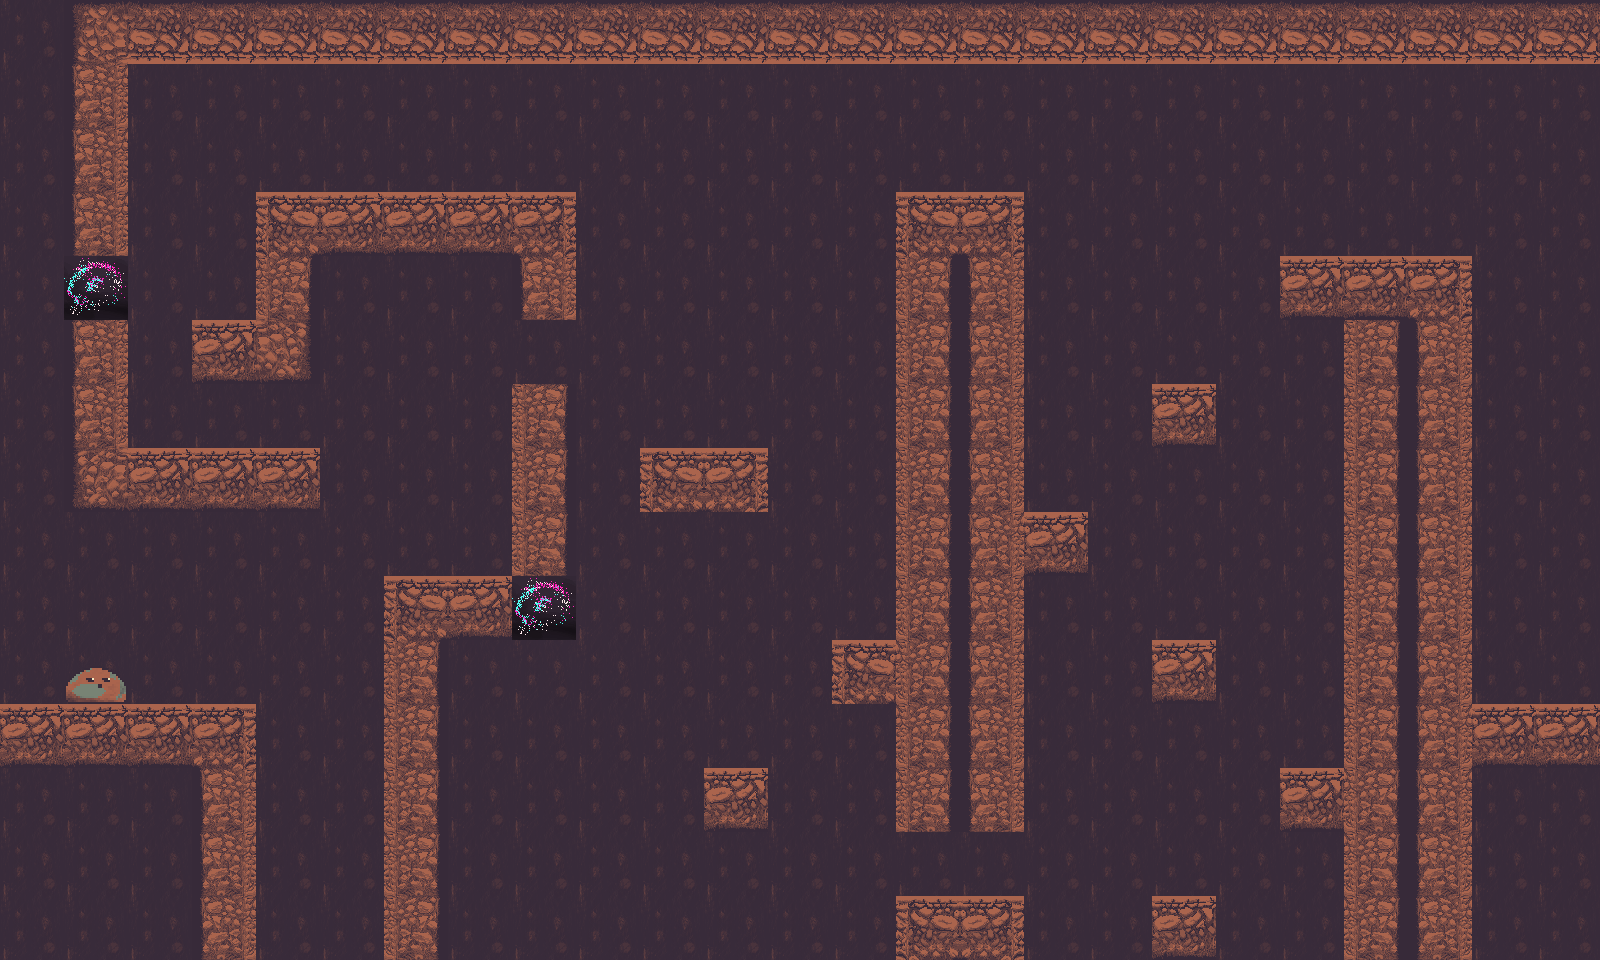

Rendered tile map (Tiled .tmx) drawn with the repository's tilesets; below, a short description and the full map source, tile grids included:
An orthogonal 25x15 tile map with 64x64 px tiles, 3 tile layers (Background, Map, Player), 4 tilesets.

<map version="1.10" tiledversion="1.10.2" orientation="orthogonal" renderorder="right-down" width="25" height="15" tilewidth="64" tileheight="64" infinite="0" nextlayerid="4" nextobjectid="1">
 <properties>
  <property name="Minimum Spread Delay" value="0.9" />
  <property name="Spread Rate" value="1" />
 </properties>
 <tileset firstgid="1" name="Player" tilewidth="64" tileheight="64" tilecount="1" columns="0">
  <grid orientation="orthogonal" width="1" height="1" />
  <tile id="0">
   <image width="64" height="64" source="../../player/idle/idle01.png" />
  </tile>
 </tileset>
 <tileset firstgid="2" name="Dark Matter" class="source" tilewidth="64" tileheight="64" tilecount="4" columns="0">
  <grid orientation="orthogonal" width="1" height="1" />
  <tile id="0" type="source">
   <image width="64" height="64" source="../../blocks/dark_matter_source/dark_matter_source1.png" />
  </tile>
  <tile id="1" type="source">
   <image width="64" height="64" source="../../blocks/dark_matter_source/dark_matter_source2.png" />
  </tile>
  <tile id="2" type="source">
   <image width="64" height="64" source="../../blocks/dark_matter_source/dark_matter_source3.png" />
  </tile>
  <tile id="3" type="source">
   <image width="64" height="64" source="../../blocks/dark_matter_source/dark_matter_source4.png" />
  </tile>
 </tileset>
 <tileset firstgid="6" name="Blocks" class="solid" tilewidth="192" tileheight="192" tilecount="13" columns="0">
  <grid orientation="orthogonal" width="1" height="1" />
  <tile id="0">
   <image width="192" height="192" source="../../blocks/permanent_blocks/combined_tiles.png" />
  </tile>
  <tile id="1" type="solid">
   <image width="64" height="64" source="../../blocks/permanent_blocks/connector_tile_bottomleft.png" />
  </tile>
  <tile id="2" type="solid">
   <image width="64" height="64" source="../../blocks/permanent_blocks/connector_tile_bottomright.png" />
  </tile>
  <tile id="3" type="solid">
   <image width="64" height="64" source="../../blocks/permanent_blocks/connector_tile_upleft.png" />
  </tile>
  <tile id="4" type="solid">
   <image width="64" height="64" source="../../blocks/permanent_blocks/connector_tile_upright.png" />
  </tile>
  <tile id="5" type="solid">
   <image width="64" height="64" source="../../blocks/permanent_blocks/tiles_bottomleft.png" />
  </tile>
  <tile id="6" type="solid">
   <image width="64" height="64" source="../../blocks/permanent_blocks/tiles_bottomright.png" />
  </tile>
  <tile id="7" type="solid">
   <image width="64" height="64" source="../../blocks/permanent_blocks/tiles_inverted.png" />
  </tile>
  <tile id="8" type="solid">
   <image width="64" height="64" source="../../blocks/permanent_blocks/tiles_topleft.png" />
  </tile>
  <tile id="9" type="solid">
   <image width="64" height="64" source="../../blocks/permanent_blocks/tiles_topright.png" />
  </tile>
  <tile id="10" type="solid">
   <image width="64" height="64" source="../../blocks/permanent_blocks/tiles_vertical_left.png" />
  </tile>
  <tile id="11" type="solid">
   <image width="64" height="64" source="../../blocks/permanent_blocks/tiles_vertical_right.png" />
  </tile>
  <tile id="12" type="solid">
   <image width="64" height="64" source="../../blocks/permanent_blocks/tiles.png" />
  </tile>
 </tileset>
 <tileset firstgid="19" name="Background" tilewidth="64" tileheight="64" tilecount="4" columns="0">
  <grid orientation="orthogonal" width="1" height="1" />
  <tile id="0">
   <image width="64" height="64" source="../../blocks/permanent_blocks/bg.png" />
  </tile>
  <tile id="1">
   <image width="64" height="64" source="../../blocks/cave_wall/cave_wall.png" />
  </tile>
  <tile id="2">
   <image width="64" height="64" source="../../blocks/air_blocks/air_block_alt.png" />
  </tile>
  <tile id="3">
   <image width="64" height="64" source="../../blocks/air_blocks/air_block.png" />
  </tile>
 </tileset>
 <layer id="2" name="Background" width="25" height="15" locked="1">
  <data encoding="csv">
20,20,20,20,20,20,20,20,20,20,20,20,20,20,20,20,20,20,20,20,20,20,20,20,20,
20,20,20,20,20,20,20,20,20,20,20,20,20,20,20,20,20,20,20,20,20,20,20,20,20,
20,20,20,20,20,20,20,20,20,20,20,20,20,20,20,20,20,20,20,20,20,20,20,20,20,
20,20,20,20,20,20,20,20,20,20,20,20,20,20,20,20,20,20,20,20,20,20,20,20,20,
20,20,20,20,20,20,20,20,20,20,20,20,20,20,20,20,20,20,20,20,20,20,20,20,20,
20,20,20,20,20,20,20,20,20,20,20,20,20,20,20,20,20,20,20,20,20,20,20,20,20,
20,20,20,20,20,20,20,20,20,20,20,20,20,20,20,20,20,20,20,20,20,20,20,20,20,
20,20,20,20,20,20,20,20,20,20,20,20,20,20,20,20,20,20,20,20,20,20,20,20,20,
20,20,20,20,20,20,20,20,20,20,20,20,20,20,20,20,20,20,20,20,20,20,20,20,20,
20,20,20,20,20,20,20,20,20,20,20,20,20,20,20,20,20,20,20,20,20,20,20,20,20,
20,20,20,20,20,20,20,20,20,20,20,20,20,20,20,20,20,20,20,20,20,20,20,20,20,
20,20,20,20,20,20,20,20,20,20,20,20,20,20,20,20,20,20,20,20,20,20,20,20,20,
20,20,20,20,20,20,20,20,20,20,20,20,20,20,20,20,20,20,20,20,20,20,20,20,20,
20,20,20,20,20,20,20,20,20,20,20,20,20,20,20,20,20,20,20,20,20,20,20,20,20,
20,20,20,20,20,20,20,20,20,20,20,20,20,20,20,20,20,20,20,20,20,20,20,20,20
</data>
 </layer>
 <layer id="3" name="Map" width="25" height="15">
  <data encoding="csv">
0,8,13,13,13,13,13,13,13,13,13,13,13,13,13,13,13,13,13,13,13,13,13,13,13,
0,17,0,0,0,0,0,0,0,0,0,0,0,0,0,0,0,0,0,0,0,0,0,0,0,
0,17,0,0,0,0,0,0,0,0,0,0,0,0,0,0,0,0,0,0,0,0,0,0,0,
0,17,0,0,14,18,18,18,15,0,0,0,0,0,14,15,0,0,0,0,0,0,0,0,0,
0,2,0,0,16,0,0,0,17,0,0,0,0,0,16,17,0,0,0,0,18,18,15,0,0,
0,17,0,18,9,0,0,0,0,0,0,0,0,0,16,17,0,0,0,0,0,16,17,0,0,
0,17,0,0,0,0,0,0,16,0,0,0,0,0,16,17,0,0,18,0,0,16,17,0,0,
0,10,18,18,18,0,0,0,16,0,14,15,0,0,16,17,0,0,0,0,0,16,17,0,0,
0,0,0,0,0,0,0,0,16,0,0,0,0,0,16,17,18,0,0,0,0,16,17,0,0,
0,0,0,0,0,0,14,18,2,0,0,0,0,0,16,17,0,0,0,0,0,16,17,0,0,
0,0,0,0,0,0,16,0,0,0,0,0,0,14,16,17,0,0,18,0,0,16,17,0,0,
18,18,18,15,0,0,16,0,0,0,0,0,0,0,16,17,0,0,0,0,0,16,17,18,18,
0,0,0,17,0,0,16,0,0,0,0,18,0,0,16,17,0,0,0,0,18,16,17,0,0,
0,0,0,17,0,0,16,0,0,0,0,0,0,0,0,0,0,0,0,0,0,16,17,0,0,
0,0,0,17,0,0,16,0,0,0,0,0,0,0,14,15,0,0,18,0,0,16,17,0,0
</data>
 </layer>
 <layer id="1" name="Player" width="25" height="15" locked="1">
  <data encoding="csv">
0,0,0,0,0,0,0,0,0,0,0,0,0,0,0,0,0,0,0,0,0,0,0,0,0,
0,0,0,0,0,0,0,0,0,0,0,0,0,0,0,0,0,0,0,0,0,0,0,0,0,
0,0,0,0,0,0,0,0,0,0,0,0,0,0,0,0,0,0,0,0,0,0,0,0,0,
0,0,0,0,0,0,0,0,0,0,0,0,0,0,0,0,0,0,0,0,0,0,0,0,0,
0,0,0,0,0,0,0,0,0,0,0,0,0,0,0,0,0,0,0,0,0,0,0,0,0,
0,0,0,0,0,0,0,0,0,0,0,0,0,0,0,0,0,0,0,0,0,0,0,0,0,
0,0,0,0,0,0,0,0,0,0,0,0,0,0,0,0,0,0,0,0,0,0,0,0,0,
0,0,0,0,0,0,0,0,0,0,0,0,0,0,0,0,0,0,0,0,0,0,0,0,0,
0,0,0,0,0,0,0,0,0,0,0,0,0,0,0,0,0,0,0,0,0,0,0,0,0,
0,0,0,0,0,0,0,0,0,0,0,0,0,0,0,0,0,0,0,0,0,0,0,0,0,
0,1,0,0,0,0,0,0,0,0,0,0,0,0,0,0,0,0,0,0,0,0,0,0,0,
0,0,0,0,0,0,0,0,0,0,0,0,0,0,0,0,0,0,0,0,0,0,0,0,0,
0,0,0,0,0,0,0,0,0,0,0,0,0,0,0,0,0,0,0,0,0,0,0,0,0,
0,0,0,0,0,0,0,0,0,0,0,0,0,0,0,0,0,0,0,0,0,0,0,0,0,
0,0,0,0,0,0,0,0,0,0,0,0,0,0,0,0,0,0,0,0,0,0,0,0,0
</data>
 </layer>
</map>
